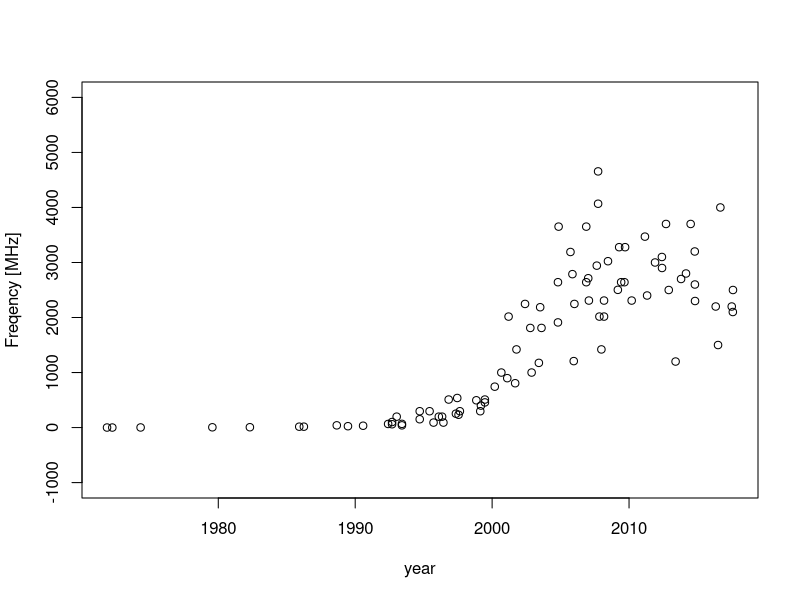

Write R code to recreate this figure. (Note: this script raises an error after producing the figure.)

library(tidyverse)
library(mgcv)
library(boot)
data <- read.table("frequency.dat")
names(data) <- c("year", "freq")
plot(freq ~ year, data = data, ylab = "Freqency [MHz]",
     ylim = c(-1000, 6000))

stat <- function(data, index){
  tryCatch({
    train <- data[index,]
    test <- data[-index,]
    if(!is_empty(test)){
      fit_gam <- gam(log(freq) ~ s(year), data = train)
      fit_ssfpl <- nls(freq ~ SSfpl(year, A, B, xmid, scal), data = train)
      gam_pred <- unname(exp(predict(fit_gam, newdata = test)))
      ssfpl_pred <- predict(fit_ssfpl, newdata = test)
      gam_rmse <- sqrt(mean((test$freq - gam_pred)^2))
      ssfpl_rmse <- sqrt(mean((test$freq - ssfpl_pred)^2))
      rmse <- c(gam_rmse, ssfpl_rmse)
      rmse
    } else {
      stop("no points in test set")
    }
  }, error = function(err) {return(c(NA, NA))})
}
myboot <- boot(data = data, statistic = stat, R = 100, parallel = c("snow"))

rmse_mean <- apply(myboot$t, 2, mean, na.rm = T)

save.image(file = "Worksheet_6/boot_output.RData")




# microbenchmark ----------------------------------------------------------


microbenchmark(
  boot_with_parallel = boot(data = data, statistic = stat, R = 10, parallel = c("snow")),
  boot_without_parallel = boot(data = data, statistic = stat, R = 10, parallel = c("no"))
  )




